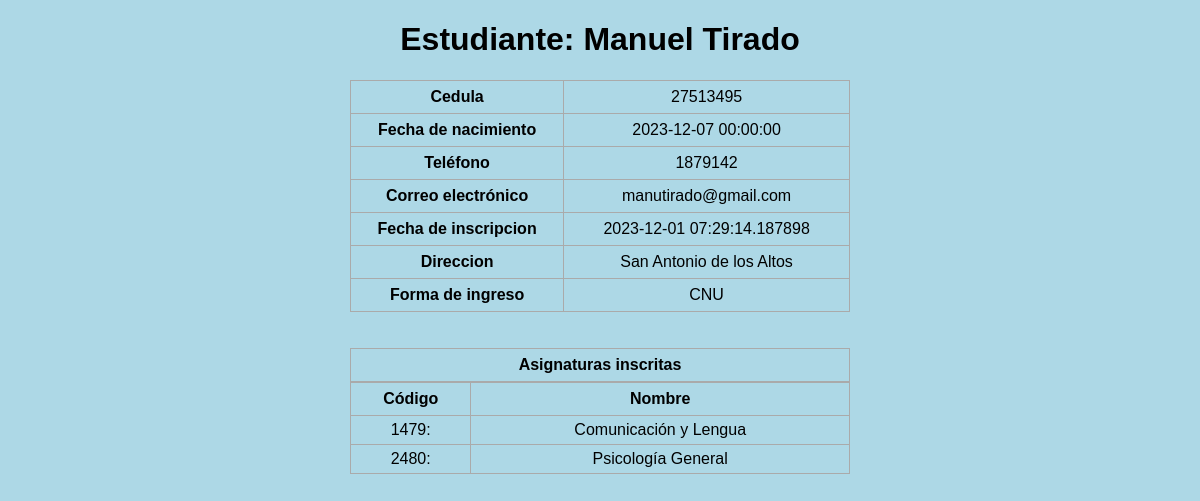
Screenshot of /info_estudiante/1 with the database file from the repository.
### inscripcion.py (models this page shows, shortened)
class Estudiante(db.Model):
    cod_estudiante = db.Column(db.Integer, primary_key=True, autoincrement=True)
    nombre = db.Column(db.String(200), nullable=False)
    cedula = db.Column(db.Integer)
    nacimiento = db.Column(db.DateTime)
    telefono = db.Column(db.Integer)
    correo = db.Column(db.String(200), nullable=False)
    fecha_inscripcion = db.Column(db.DateTime, default=datetime.utcnow)
    direccion = db.Column(db.String(200), nullable=False)
    forma_ingreso = db.Column(db.String(200), nullable=False)

class Asignatura(db.Model):
    cod_asig = db.Column(db.Integer, primary_key=True)
    nombre = db.Column(db.String(200), nullable=False)
    unidad_creditos = db.Column(db.Integer)

### inscripcion.py (the view)
@app.route('/info_estudiante/<int:id>', methods=['GET', 'POST'])
def info_estudiante(id):
    estudiante = Estudiante.query.get_or_404(id)
    cursando = Cursando.query.filter_by(cod_estudiante=estudiante.cod_estudiante).all()
    codigos_asignaturas = [curso.cod_asig for curso in cursando]
    asignaturas = Asignatura.query.filter(Asignatura.cod_asig.in_(codigos_asignaturas)).all()
    if request.method == 'POST':
        pass
    else:
        return render_template('info_estudiante.html', asignaturas=asignaturas, estudiante=estudiante)

### templates/info_estudiante.html (shortened to what this page needs)
{% extends 'base.html' %}
{% block body %}
<div class="content">
    <h1 style="text-align: center">Estudiante: {{estudiante.nombre}}</h1>
    <table>
        <tr>
            <th>Cedula</th>
            <td>{{estudiante.cedula}}</td>
        </tr>
        <tr>
            <th>Fecha de nacimiento</th>
            <td>{{estudiante.nacimiento}}</td>
        </tr>
        <tr>
            <th>Teléfono</th>
            <td>{{estudiante.telefono}}</td>
        </tr>
        <tr>
            <th>Correo electrónico</th>
            <td>{{estudiante.correo}}</td>
        </tr>
        <tr>
            <th>Fecha de inscripcion</th>
            <td>{{estudiante.fecha_inscripcion}}</td>
        </tr>
        <tr>
            <th>Direccion</th>
            <td>{{estudiante.direccion}}</td>
        </tr>
        <tr>
            <th>Forma de ingreso</th>
            <td>{{estudiante.forma_ingreso}}</td>
        </tr>
    </table>
    <br>
    <br>
    <table>
        <tr>
            <th>Asignaturas inscritas</th>
        </tr>
    </table>
    <table>
        <tr>
            <th>Código</th> <th>Nombre</th>
        </tr>
        {% for asignatura in asignaturas %}
        <tr>
            <td>{{asignatura.cod_asig}}:</td>
            <td>{{asignatura.nombre}}</td>
        </tr>
        {% endfor%}
    </table>
</div>
{% endblock %}

### static/css/main.css (style rules this page uses)
body, html { margin: 0; font-family: sans-serif; background-color: lightblue; }
.content { margin: 0 auto; width: 500px; }
table, td, th { border: 1px solid #aaa; }
table { border-collapse: collapse; width: 100%; }
th { height: 30px; }
td { text-align: center; padding: 5px; }

### rows the page displays
Estudiante: nombre "Manuel Tirado", cedula "27513495", nacimiento "2023-12-07 00:00:00", telefono "1879142", correo "manutirado@gmail.com", fecha_inscripcion "2023-12-01 07:29:14.187898", direccion "San Antonio de los Altos", forma_ingreso "CNU"
Asignatura: cod_asig "1479", nombre "Comunicación y Lengua"
Asignatura: cod_asig "2480", nombre "Psicología General"
